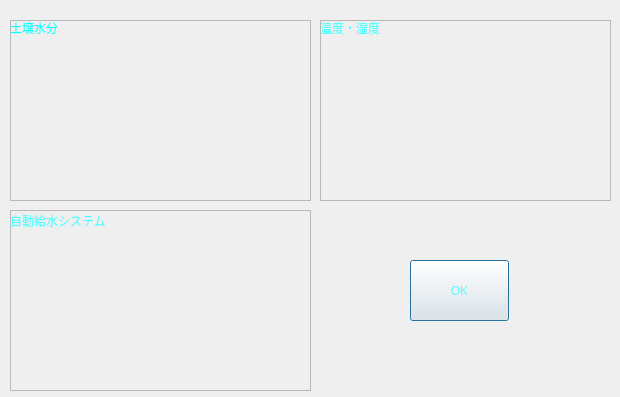
<?xml version="1.0" encoding="UTF-8"?>
<ui version="4.0">
 <class>Dialog</class>
 <widget class="QDialog" name="Dialog">
  <property name="geometry">
   <rect>
    <x>0</x>
    <y>0</y>
    <width>620</width>
    <height>397</height>
   </rect>
  </property>
  <property name="windowTitle">
   <string>Dialog</string>
  </property>
  <widget class="QWidget" name="verticalLayoutWidget">
   <property name="geometry">
    <rect>
     <x>10</x>
     <y>20</y>
     <width>301</width>
     <height>181</height>
    </rect>
   </property>
   <layout class="QVBoxLayout" name="verticalLayout">
    <item>
     <widget class="QFrame" name="frame">
      <property name="frameShape">
       <enum>QFrame::StyledPanel</enum>
      </property>
      <property name="frameShadow">
       <enum>QFrame::Raised</enum>
      </property>
      <widget class="QLabel" name="label">
       <property name="geometry">
        <rect>
         <x>0</x>
         <y>0</y>
         <width>271</width>
         <height>16</height>
        </rect>
       </property>
       <property name="styleSheet">
        <string notr="true">font: 57 10pt &quot;Quicksand Medium&quot;;
color: rgb(0, 255, 255);</string>
       </property>
       <property name="text">
        <string>土壌水分</string>
       </property>
      </widget>
      <widget class="DaySoilMqlWidget" name="DaySoilMqlWidget" native="true">
       <property name="geometry">
        <rect>
         <x>0</x>
         <y>10</y>
         <width>301</width>
         <height>171</height>
        </rect>
       </property>
      </widget>
     </widget>
    </item>
   </layout>
  </widget>
  <widget class="QWidget" name="verticalLayoutWidget_2">
   <property name="geometry">
    <rect>
     <x>320</x>
     <y>20</y>
     <width>291</width>
     <height>181</height>
    </rect>
   </property>
   <layout class="QVBoxLayout" name="verticalLayout_2">
    <item>
     <widget class="QFrame" name="frame_2">
      <property name="frameShape">
       <enum>QFrame::StyledPanel</enum>
      </property>
      <property name="frameShadow">
       <enum>QFrame::Raised</enum>
      </property>
      <widget class="QLabel" name="label_2">
       <property name="geometry">
        <rect>
         <x>0</x>
         <y>0</y>
         <width>271</width>
         <height>16</height>
        </rect>
       </property>
       <property name="styleSheet">
        <string notr="true">color: rgb(85, 255, 255);
font: 57 10pt &quot;Quicksand Medium&quot;;</string>
       </property>
       <property name="text">
        <string>温度・湿度</string>
       </property>
      </widget>
      <widget class="TemperatureAndHumidityMqlWidget" name="TemperatureAndHumidityMqlWidget" native="true">
       <property name="geometry">
        <rect>
         <x>0</x>
         <y>10</y>
         <width>289</width>
         <height>171</height>
        </rect>
       </property>
      </widget>
     </widget>
    </item>
   </layout>
  </widget>
  <widget class="QPushButton" name="pushButton">
   <property name="geometry">
    <rect>
     <x>410</x>
     <y>260</y>
     <width>99</width>
     <height>61</height>
    </rect>
   </property>
   <property name="styleSheet">
    <string notr="true">font: 57 12pt &quot;Quicksand Medium&quot;;
color: rgb(85, 255, 255);</string>
   </property>
   <property name="text">
    <string>OK</string>
   </property>
  </widget>
  <widget class="QWidget" name="verticalLayoutWidget_3">
   <property name="geometry">
    <rect>
     <x>10</x>
     <y>210</y>
     <width>301</width>
     <height>181</height>
    </rect>
   </property>
   <layout class="QVBoxLayout" name="verticalLayout_3">
    <item>
     <widget class="QFrame" name="frame_3">
      <property name="frameShape">
       <enum>QFrame::StyledPanel</enum>
      </property>
      <property name="frameShadow">
       <enum>QFrame::Raised</enum>
      </property>
      <widget class="QLabel" name="label_3">
       <property name="geometry">
        <rect>
         <x>0</x>
         <y>0</y>
         <width>158</width>
         <height>21</height>
        </rect>
       </property>
       <property name="styleSheet">
        <string notr="true">font: 57 10pt &quot;Quicksand Medium&quot;;
color: rgb(85, 255, 255);</string>
       </property>
       <property name="text">
        <string>自動給水システム</string>
       </property>
      </widget>
      <widget class="WaterPumpMqlWidget" name="WaterPumpMqlWidget" native="true">
       <property name="geometry">
        <rect>
         <x>0</x>
         <y>20</y>
         <width>301</width>
         <height>161</height>
        </rect>
       </property>
      </widget>
     </widget>
    </item>
   </layout>
  </widget>
 </widget>
 <customwidgets>
  <customwidget>
   <class>DaySoilMqlWidget</class>
   <extends>QWidget</extends>
   <header>daysoilmqlwidget.h</header>
   <container>1</container>
  </customwidget>
  <customwidget>
   <class>TemperatureAndHumidityMqlWidget</class>
   <extends>QWidget</extends>
   <header>temperatureandhumiditymqlwidget.h</header>
   <container>1</container>
  </customwidget>
  <customwidget>
   <class>WaterPumpMqlWidget</class>
   <extends>QWidget</extends>
   <header>waterpumpmqlwidget.h</header>
   <container>1</container>
  </customwidget>
 </customwidgets>
 <resources/>
 <connections>
  <connection>
   <sender>pushButton</sender>
   <signal>clicked()</signal>
   <receiver>Dialog</receiver>
   <slot>accept()</slot>
   <hints>
    <hint type="sourcelabel">
     <x>679</x>
     <y>414</y>
    </hint>
    <hint type="destinationlabel">
     <x>365</x>
     <y>220</y>
    </hint>
   </hints>
  </connection>
 </connections>
</ui>
